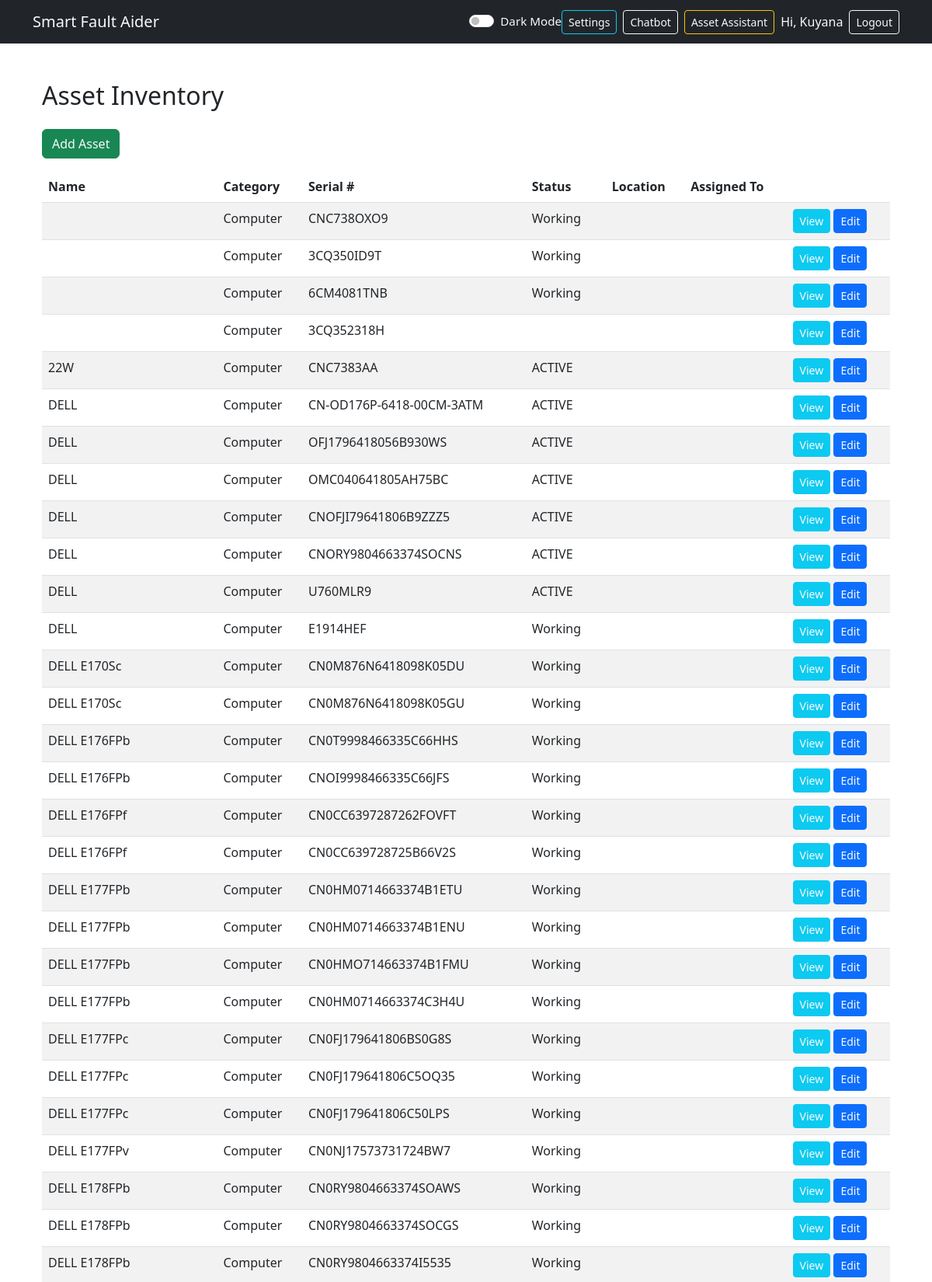
The app's page /assets/ (signed in, upper part) with its own data.
### SmartApp/models.py (models this page shows, shortened)
class Asset(models.Model):
    CATEGORY_CHOICES = [
        ('PC', 'Computer'),
        ('UPS', 'UPS'),
    ]
    STATUS_CHOICES = [
        ('WORKING', 'Working'),
        ('FAULTY', 'Faulty'),
        ('UNDER_REPAIR', 'Under Repair'),
        ('RETIRED', 'Retired'),
    ]
    name = models.CharField(max_length=100)
    category = models.CharField(max_length=20, choices=CATEGORY_CHOICES)
    serial_number = models.CharField(max_length=100)
    status = models.CharField(max_length=20, choices=STATUS_CHOICES)
    department = models.CharField(max_length=100)
    user = models.CharField(max_length=100, blank=True)
    shared = models.BooleanField(default=False)

### SmartApp/views.py (the view)
# urls.py: path('assets/', asset_list, name='asset_list'),
@login_required
def asset_list(request):
    assets = Asset.objects.all().order_by('category', 'name')
    return render(request, 'assets/asset_list.html', {'assets': assets})

### SmartApp/templates/assets/asset_list.html
{% extends 'base.html' %}
{% block content %}
<div class="container py-4">
  <h2 class="mb-4">Asset Inventory</h2>
  <a href="{% url 'asset_add' %}" class="btn btn-success mb-3">Add Asset</a>
  <table class="table table-striped table-hover">
    <thead>
      <tr>
        <th>Name</th>
        <th>Category</th>
        <th>Serial #</th>
        <th>Status</th>
        <th>Location</th>
        <th>Assigned To</th>
        <th></th>
      </tr>
    </thead>
    <tbody>
      {% for asset in assets %}
      <tr>
        <td>{{ asset.name }}</td>
        <td>{{ asset.get_category_display }}</td>
        <td>{{ asset.serial_number }}</td>
        <td>{{ asset.get_status_display }}</td>
        <td>{{ asset.location }}</td>
        <td>{{ asset.assigned_to }}</td>
        <td>
          <a href="{% url 'asset_detail' asset.pk %}" class="btn btn-info btn-sm">View</a>
          <a href="{% url 'asset_edit' asset.pk %}" class="btn btn-primary btn-sm">Edit</a>
        </td>
      </tr>
      {% empty %}
      <tr><td colspan="7">No assets found.</td></tr>
      {% endfor %}
    </tbody>
  </table>
</div>
{% endblock %}

### SmartApp/templates/base.html (shortened to what this page needs)
<!DOCTYPE html>
<html lang="en">
<head>
    <link href="https://cdn.jsdelivr.net/npm/bootstrap@5.3.0/dist/css/bootstrap.min.css" rel="stylesheet">
</head>
<body>
    <nav class="navbar navbar-expand-lg navbar-dark bg-dark mb-4">
        <div class="container">
            <a class="navbar-brand" href="/">Smart Fault Aider</a>
            <div class="d-flex align-items-center">
                <div class="form-check form-switch dark-toggle">
                    <input class="form-check-input" type="checkbox" id="darkModeToggle">
                    <label class="form-check-label text-light" for="darkModeToggle" style="font-size:0.95rem;">Dark Mode</label>
                </div>
                <a href="{% url 'settings' %}" class="btn btn-outline-info btn-sm me-2">Settings</a>
                {% if user.is_authenticated %}
                    <a href="{% url 'chatbot' %}" class="btn btn-outline-light btn-sm me-2">Chatbot</a>
                    <a href="{% url 'asset_assistant' %}" class="btn btn-outline-warning btn-sm me-2">Asset Assistant</a>
                    <span class="navbar-text me-2">Hi, {{ user.username }}</span>
                    <form method="POST" action="{% url 'logout' %}" class="d-inline">
                        <button type="submit" class="btn btn-outline-light btn-sm">Logout</button>
                    </form>
                {% else %}
                    <a href="/accounts/login/" class="btn btn-outline-light btn-sm me-2">Login</a>
                    <a href="/accounts/signup/" class="btn btn-light btn-sm">Sign Up</a>
                {% endif %}
            </div>
        </div>
    </nav>
    <div class="container">
        {% block content %}
        {% endblock %}
    </div>
</body>
</html>

### SmartApp/templates/base.html (style rules this page uses)
.btn, .btn-sender, .homepage-btn { transition: background 0.2s, color 0.2s; }
a, a:visited, .navbar-text, .navbar-brand, .card-title, .card-header, .card-body, .list-group-item, .form-label, .form-check-label { color: #f8f9fa !important; }
.navbar .btn, .navbar .btn:visited { color: #f8f9fa !important; }

### records on screen
Asset: category "Computer", serial_number "CNC738OXO9", status "Working"
Asset: category "Computer", serial_number "3CQ350ID9T", status "Working"
Asset: category "Computer", serial_number "6CM4081TNB", status "Working"
Asset: category "Computer", serial_number "3CQ352318H"
Asset: name "22W", category "Computer", serial_number "CNC7383AA", status "ACTIVE"
Asset: name "DELL", category "Computer", serial_number "CN-OD176P-6418-00CM-3ATM", status "ACTIVE"
Asset: name "DELL", category "Computer", serial_number "OFJ1796418056B930WS", status "ACTIVE"
Asset: name "DELL", category "Computer", serial_number "OMC040641805AH75BC", status "ACTIVE"
Asset: name "DELL", category "Computer", serial_number "CNOFJI79641806B9ZZZ5", status "ACTIVE"
Asset: name "DELL", category "Computer", serial_number "CNORY9804663374SOCNS", status "ACTIVE"
Asset: name "DELL", category "Computer", serial_number "U760MLR9", status "ACTIVE"
Asset: name "DELL", category "Computer", serial_number "E1914HEF", status "Working"
Asset: name "DELL E170Sc", category "Computer", serial_number "CN0M876N6418098K05DU", status "Working"
Asset: name "DELL E170Sc", category "Computer", serial_number "CN0M876N6418098K05GU", status "Working"
Asset: name "DELL E176FPb", category "Computer", serial_number "CN0T9998466335C66HHS", status "Working"
Asset: name "DELL E176FPb", category "Computer", serial_number "CNOI9998466335C66JFS", status "Working"
Asset: name "DELL E176FPf", category "Computer", serial_number "CN0CC6397287262FOVFT", status "Working"
Asset: name "DELL E176FPf", category "Computer", serial_number "CN0CC639728725B66V2S", status "Working"
Asset: name "DELL E177FPb", category "Computer", serial_number "CN0HM0714663374B1ETU", status "Working"
Asset: name "DELL E177FPb", category "Computer", serial_number "CN0HM0714663374B1ENU", status "Working"
Asset: name "DELL E177FPb", category "Computer", serial_number "CN0HMO714663374B1FMU", status "Working"
Asset: name "DELL E177FPb", category "Computer", serial_number "CN0HM0714663374C3H4U", status "Working"
Asset: name "DELL E177FPc", category "Computer", serial_number "CN0FJ179641806BS0G8S", status "Working"
Asset: name "DELL E177FPc", category "Computer", serial_number "CN0FJ179641806C5OQ35", status "Working"
Asset: name "DELL E177FPc", category "Computer", serial_number "CN0FJ179641806C50LPS", status "Working"
Asset: name "DELL E177FPv", category "Computer", serial_number "CN0NJ17573731724BW7", status "Working"
Asset: name "DELL E178FPb", category "Computer", serial_number "CN0RY9804663374SOAWS", status "Working"
Asset: name "DELL E178FPb", category "Computer", serial_number "CN0RY9804663374SOCGS", status "Working"
Asset: name "DELL E178FPb", category "Computer", serial_number "CN0RY9804663374I5535", status "Working"

### other values on screen
{{ user.username }} "Kuyana"
